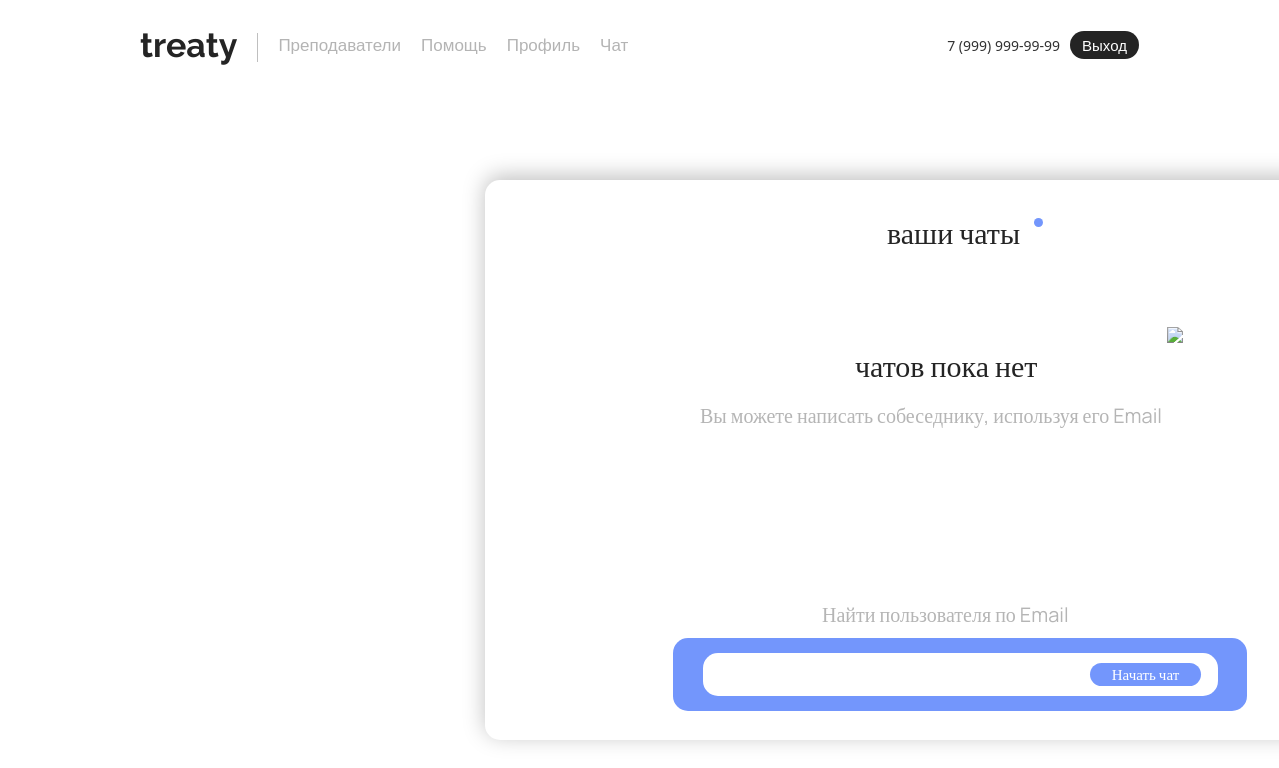
The app's page /chats/ (signed in), older data.
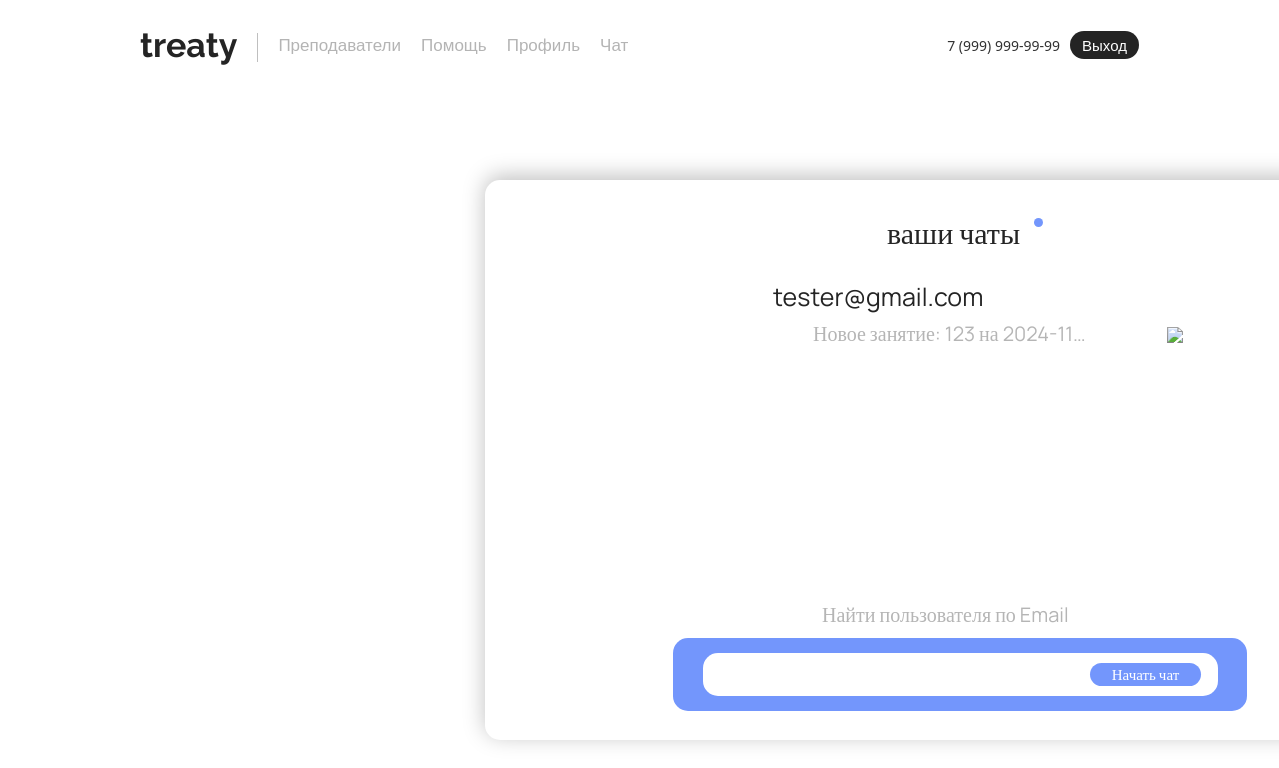
The same page, newer data.
### main/models.py (models this page shows, shortened)
class CustomUser(AbstractUser):
    username = None
    email = models.EmailField(unique=True)
    birthday = models.DateField(null=True, blank=True)
    phone = models.CharField(max_length=15, blank=True)
    contact = models.CharField(max_length=50, blank=True)
    last_name = models.CharField(max_length=150, blank=False)  # Фамилия
    first_name = models.CharField(max_length=150, blank=False)  # Имя
    middle_name = models.CharField(max_length=150, blank=False)  # Отчество
    avatar = models.ImageField(upload_to='avatars/', null=True, blank=True)
    is_active = models.BooleanField(default=True)
    is_staff = models.BooleanField(default=False)
    is_superuser = models.BooleanField(default=False)
    date_joined = models.DateTimeField(default=timezone.now)
    USERNAME_FIELD = 'email'
    REQUIRED_FIELDS = []
    objects = CustomUserManager()

### chat/models.py (models this page shows, shortened)
class Message(models.Model):
    sender = models.ForeignKey(CustomUser, on_delete=models.CASCADE, related_name="sent_messages")
    receiver = models.ForeignKey(CustomUser, on_delete=models.CASCADE, related_name="received_messages")
    content = models.TextField()
    timestamp = models.DateTimeField(auto_now_add=True)
    image = models.ImageField(upload_to="message_images/", null=True, blank=True)
    video = models.FileField(upload_to="message_videos/", null=True, blank=True)

### chat/views.py (the view, shortened to what this page needs)
# urls.py: path("", views.chat_list_view, name="chat_list"),
@login_required
def chat_list_view(request):
    user = request.user
    existing_chats = CustomUser.objects.filter(
        Q(sent_messages__receiver=user) | Q(received_messages__sender=user)
    ).distinct()
    chat_data = []
    for chat_user in existing_chats:
        last_message = Message.objects.filter(
            Q(sender=user, receiver=chat_user) | Q(sender=chat_user, receiver=user)
        ).order_by("-timestamp").first()
        chat_data.append({
            'chat_user': chat_user,
            'last_message': last_message
        })
    return render(request, "main/chat_list.html", {"chat_data": chat_data})

### chat/templates/main/chat_list.html (shortened to what this page needs)
{% extends 'main/layout.html' %}
{% load static %}
{% block style %}
<link rel="stylesheet" href="{% static 'main/css/chat.css' %}">
{% endblock %}
{% block content %}
<div class="rectangle"></div>
<div class="yourchatstext">ваши чаты</div>
<div class="krujok"></div>
<img src="{% static 'main/img/tree.svg' %}" class="tree2">
<div class="chat-list">
    {% for chat in chat_data %}
    <a href="{% url 'chat_view' chat.chat_user.id %}" class="chat-item">
        <p class="FIOtext">{{ chat.chat_user.email }}</p>
        {% if chat.last_message %}
        <p class="last-message">{{ chat.last_message.content|truncatechars:30 }}</p>
        {% else %}
        <p class="last-message">Нет сообщений</p>
        {% endif %}
    </a>
    {% empty %}
    <div class="nochats">чатов пока нет</div>
    <div class="nochatsunder">Вы можете написать собеседнику, используя его Email</div>
    {% endfor %}
</div>
<div class="searchuser">Найти пользователя по Email</div>
<form method="post" id="chatForm">
    <button type="submit" class="startchat">Начать чат</button>
    <div class="searchrec2"><input type="email" name="email" required></div>
</form>
{% endblock %}

### main/templates/main/layout.html (shortened to what this page needs)
{% load static %}
<!doctype html>
<html lang="en">
<head>
    <link rel="stylesheet" href="https://cdn.jsdelivr.net/npm/bootstrap@5.3.3/dist/css/bootstrap.min.css">
    <link rel="stylesheet" href="https://cdnjs.cloudflare.com/ajax/libs/font-awesome/6.6.0/css/all.min.css">
    <link rel="stylesheet"
          href="https://cdn.jsdelivr.net/npm/@fortawesome/fontawesome-free@6.6.0/css/fontawesome.min.css">
    <link rel="stylesheet" href="{% static 'main/css/nav.css' %}">
    <link rel="stylesheet" href="{% static 'main/css/main.css' %}">
    <link rel="stylesheet" href="{% static 'main/css/reglog.css' %}">
    {% block style %}
    {% endblock %}
</head>
<body>
<header>
    <div class="navbarg">
        <div class="navbar-brandg">
            <a href="{% url 'home' %}" class="brand-logog">treaty</a>
        </div>
        <nav class="navbar-menug" id="navbarMenu">
            <a href="{% url 'catalog2_home' %}" class="nav-linkg">Преподаватели</a>
            <a href="{% url 'help' %}" class="nav-linkg">Помощь</a>
            <a href="{% url 'profile' %}" class="nav-linkg">Профиль</a>
            <a href="{% url 'chats' %}" class="nav-linkg">Чат</a>
        </nav>
        <div class="col-4g">
            <span class="phone-numberg">7 (999) 999-99-99</span>
            {% if user.is_authenticated %}
            <button id="logoutBtn" class="logregbtng" onclick="logout()">Выход</button>
            {% else %}
            <button id="logregOpenBtn" class="logregbtng" onclick="toggleAuthModal()">Вход</button>
            {% endif %}
        </div>
    </div>
</header>
<main>
    {% block content %}
    {% endblock %}
</main>
</body>
</html>

### main/static/main/css/nav.css (style rules this page uses)
.navbarg { display: flex; align-items: center; justify-content: space-between; padding: 30px 140px; background-color: transparent; width: 100%; }
.navbar-brandg { display: flex; align-items: center; }
.brand-logog { margin-top: -5px; color: #242424; text-align: center; font-family: Raleway; font-size: 34px; font-style: normal; font-weight: 700; line-height: normal; transition: color 0.4s ease; text-decoration: none; position: relative; }
.brand-logog::after { content: ""; position: absolute; left: 50%; bottom: -13px; width: 0; height: 3px; background-color: black; transition: width 0.3s ease, left 0.3s ease, background-color 0.3s ease; transform: translateX(-50%); }
.navbar-menug { display: flex; gap: 20px; margin-top: 0px; margin-left: 20px; }
.nav-linkg { text-decoration: none; height: 23px; text-align: center; font-family: 'Manrope', sans-serif; color: #b4b4b4; font-size: 17px; letter-spacing: 0; line-height: 23px; transition: color 0.3s ease, transform 0.1s ease; font-weight: normal; }
.col-4g { margin-top: -5px; display: flex; align-items: center; gap: 10px; margin-left: auto; padding: 0; }
.phone-numberg { color: #333; font-size: 14px; }
.logregbtng { display: flex; align-items: center; justify-content: center; flex-shrink: 0; border-radius: 15px; width: 69px; height: 28px; color: white; background-color: #242424; border: none; box-shadow: none; transition: transform 0.3s ease, background-color 0.3s ease; font-family: 'Manrope', sans-serif; font-size: 15px; font-weight: 500; line-height: normal; cursor: pointer; }

### main/static/main/css/main.css (style rules this page uses)
body { overflow-x: hidden; }

### main/static/main/css/reglog.css (style rules this page uses)
body { background-color: #ffffff !important; overflow-x: hidden; }

### main/static/main/css/chat.css (style rules this page uses)
.rectangle { position: absolute; width: 950px; height: 560px; top: 180px; left: 485px; background-color: #ffffff; border-radius: 15px; box-shadow: 0px -4px 22px #00000040; transition: background-color 0.4s ease, box-shadow 0.4s ease; }
.yourchatstext { width: 147.0px; height: 41.0px; color: #242424; font-family: Manrope; font-size: 30px; font-style: normal; font-weight: 400; line-height: normal; position: absolute; top: 212px; left: 887px; z-index: 15; }
.krujok { width: 9.0px; height: 9.0px; flex-shrink: 0; background-color: #7396FC; border-radius: 100px; position: absolute; top: 218px; left: 1034px; }
.searchuser { width: 276.0px; height: 27.0px; color: #B5B5B5; font-family: Manrope; font-size: 20px; font-style: normal; font-weight: 400; line-height: normal; position: absolute; top: 601px; left: 822px; z-index: 5; }
.searchrec2 { width: 515px; height: 43px; border-radius: 15px; background: #FFF; position: absolute; top: 653px; left: 703px; display: flex; align-items: center; overflow: hidden; position: absolute; z-index: 5; }
.searchrec2 input { width: 100%; height: 100%; border: 0px solid transparent; padding: 0 10px; font-size: 16px; outline: none; position: absolute; z-index: 1; background-color: transparent; transition: box-shadow 0.3s ease; z-index: 5; }
.startchat { width: 111.0px; height: 23.0px; border-radius: 15px; flex-shrink: 0; border-radius: 15px; background: #7396FC; position: absolute; top: 663px; left: 1090px; color: #FFF; font-family: Manrope; font-size: 15px; font-style: normal; font-weight: 400; line-height: normal; display: flex; justify-content: center; align-items: center; z-index: 6; border: none; outline: none; cursor: pointer; }
a { text-decoration: none; color: inherit; }
.FIOtext { color: #242424; font-family: Manrope; font-size: 25px; font-style: normal; font-weight: 400; line-height: normal; margin-left: 100px; }
.last-message { color: #B5B5B5; font-family: Manrope; font-size: 20px; font-style: normal; font-weight: 400; line-height: normal; margin-left: 140px; margin-top: -10px; }
.chat-list { width: 617px; display: flex; flex-direction: column; padding: 10px; max-height: 325px; overflow-y: auto; margin-left: 652px; margin-top: 163px; z-index: 3; }
.chat-item { width: 100%; height: 91px; border-radius: 15px; border: 1px solid transparent; padding: 10px; background-color: #fff; z-index: 3; transition: background-color 0.3s ease; }
.tree2 { position: absolute; top: 327px; left: 1167px; z-index: 4; }

Row changes from the older to the newer data that the page shows:
added CustomUser: chat_user.email "tester@gmail.com", last_message.content "Новое занятие: 123 на 2024-11…"
Text that changed along with them:
text no longer shown: "чатов пока нет Вы можете написать собеседнику, используя его Email"
